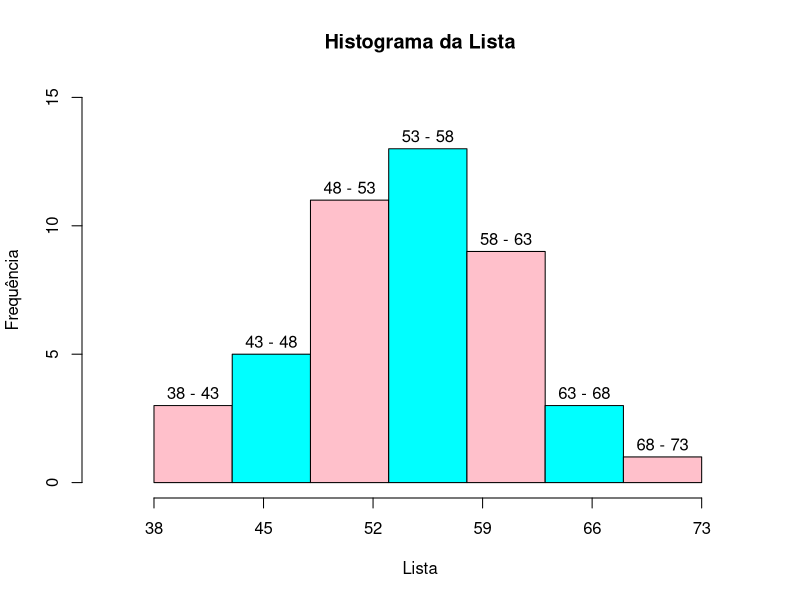

Generate this figure with R: (Note: this script raises an error after producing the figure.)
lista <- c(48, 58, 56, 63, 52, 50, 59, 51, 59, 38, 57, 56, 73, 61, 41, 55, 49, 61, 49, 49, 52, 55, 60, 52, 54,
           57, 47, 66, 60, 53, 59, 50, 45, 57, 64, 56, 57, 60, 47, 58, 53, 58, 66, 47, 40)

#LETRA A

lim_range <- c(38, 43, 48, 53, 58, 63, 68, 73)

range(lista)

length(lista)

range <- c("38 - 43", "43 - 48", "48 - 53", "53 - 58", 
           "58 - 63", "63 - 68", "68 - 73")

listatb <- table(lista)

h_list = hist(lista, col = c("pink", "cyan"),  
              main = "Histograma da Lista",
              xlab = "Lista", ylab = "Frequência",
              xlim = c(35, 75), ylim = c(0, 15),
              xaxp = c(38, 73, 5),
              labels = range, breaks = lim_range)

lines(c(min(h$breaks), h$mids, max(h$breaks)), 
      c(0,h$counts, 0), type = "l")

#LETRA B

media <- mean(lista)

moda <- names(listatb)[which.max(listatb)]

mediana <- median(lista)

freq = table(cut(lista, breaks = lim_range, right = FALSE, labels = range))

hist(freq)

#ESTOU TENTANDO FAZER A MODA DE CZUBER E AGRUPAR OS VALORES FORA DO HISTOGRAMA
#PRA PODER FUNCIONAR A MODA E ACHAR O QUARTIL TBM
